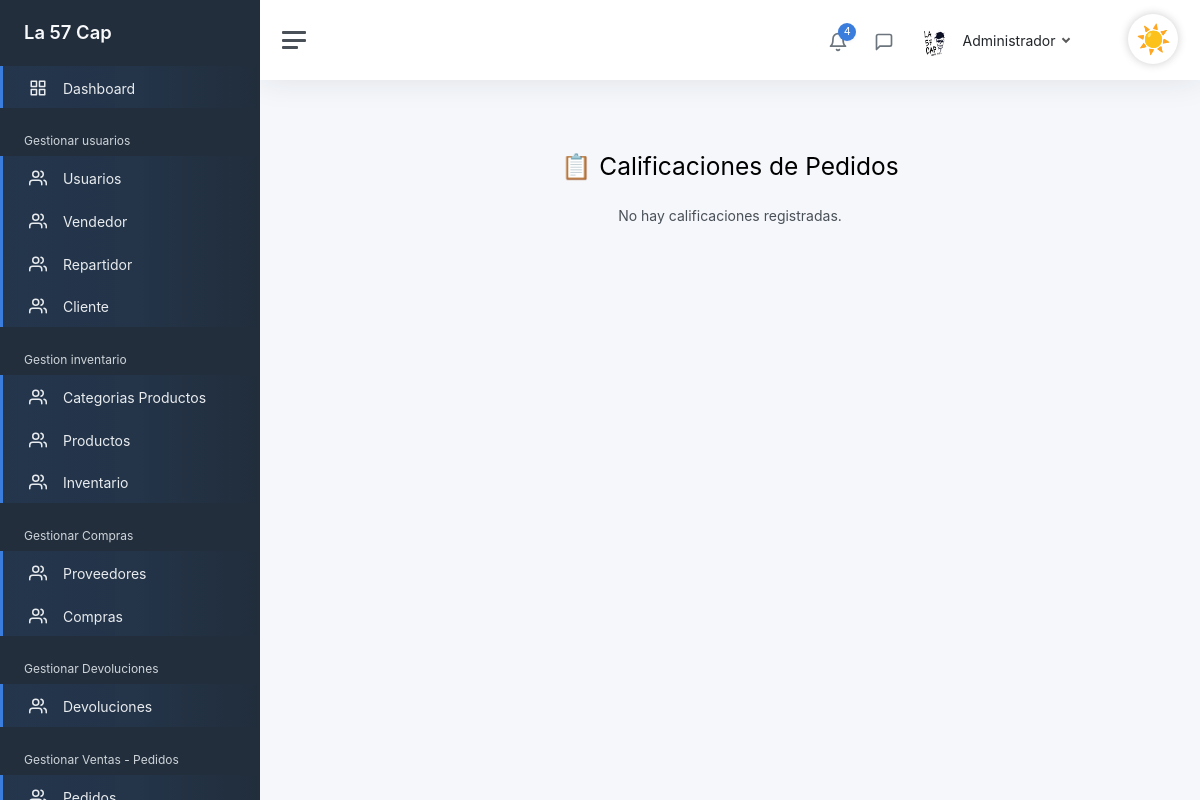
Page /admin/calificaciones (signed in) on the earlier database version.
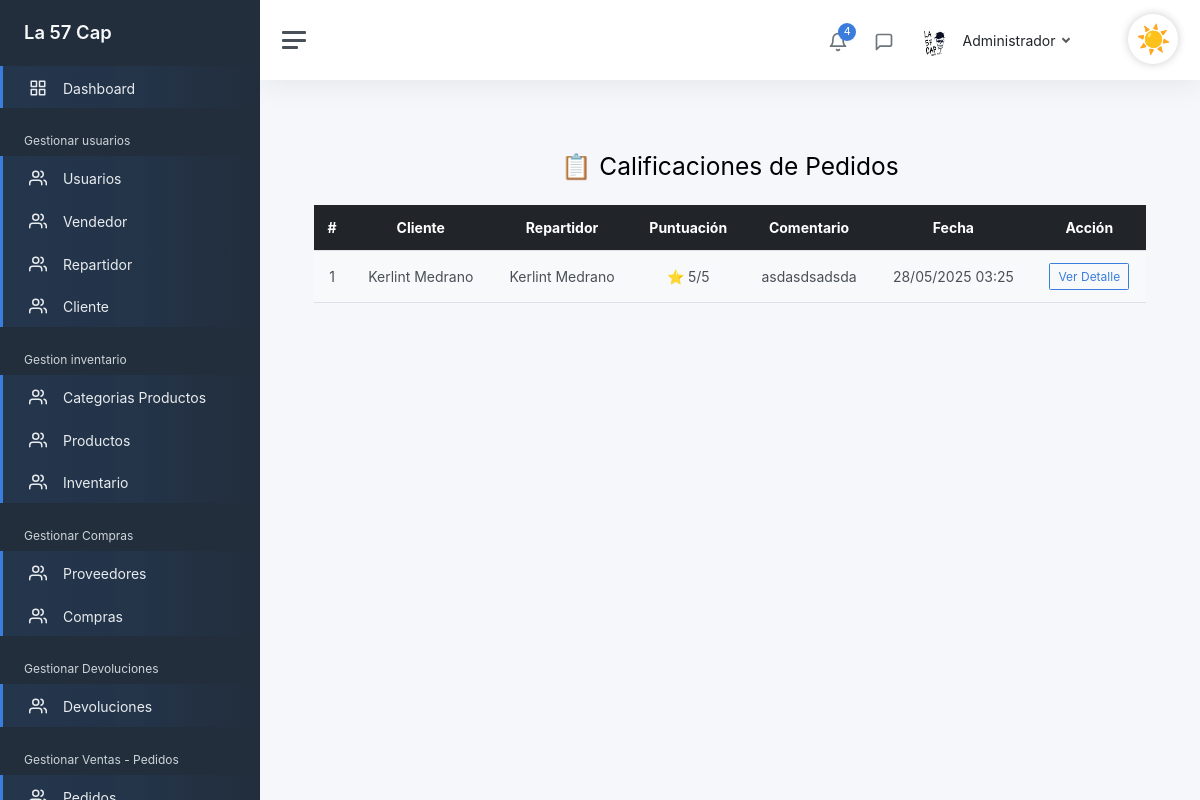
Same page on the later database version.
### tables this page shows
CREATE TABLE `calificaciones`  (
  `idcalificaciones` int(0) NOT NULL AUTO_INCREMENT,
  `puntuacion` int(0) NULL DEFAULT NULL,
  `comentario` varchar(250) NULL DEFAULT NULL,
  `fecha_clasificacion` datetime(0) NULL DEFAULT NULL,
  `pedidos_idpedidos` int(0) NOT NULL,
  `cliente_idcliente` int(0) NOT NULL,
  `repartidor_idrepartidor` int(0) NOT NULL,
  `eliminado` tinyint(0) NULL DEFAULT 0,
  PRIMARY KEY (`idcalificaciones`) USING BTREE,
  INDEX `fk_Clasificaciones_pedidos1_idx`(`pedidos_idpedidos`) USING BTREE,
  INDEX `fk_Clasificaciones_cliente1_idx`(`cliente_idcliente`) USING BTREE,
  INDEX `fk_Clasificaciones_repartidor1_idx`(`repartidor_idrepartidor`) USING BTREE,
  CONSTRAINT `fk_Clasificaciones_cliente1` FOREIGN KEY (`cliente_idcliente`) REFERENCES `cliente` (`idcliente`) ON DELETE RESTRICT ON UPDATE RESTRICT,
  CONSTRAINT `fk_Clasificaciones_pedidos1` FOREIGN KEY (`pedidos_idpedidos`) REFERENCES `pedidos` (`idpedidos`) ON DELETE RESTRICT ON UPDATE RESTRICT,
  CONSTRAINT `fk_Clasificaciones_repartidor1` FOREIGN KEY (`repartidor_idrepartidor`) REFERENCES `repartidor` (`idrepartidor`) ON DELETE RESTRICT ON UPDATE RESTRICT
);

CREATE TABLE `cliente`  (
  `idcliente` int(0) NOT NULL AUTO_INCREMENT,
  `id_usuario` int(0) NULL DEFAULT NULL,
  `p_nombre` varchar(50) NOT NULL,
  `s_nombre` varchar(50) NOT NULL,
  `p_apellido` varchar(50) NOT NULL,
  `s_apellido` varchar(50) NOT NULL,
  `n_telefono` varchar(15) NOT NULL,
  `direccion` varchar(200) NULL DEFAULT NULL,
  `Municipio` varchar(45) NULL DEFAULT NULL,
  `eliminado` tinyint(0) NULL DEFAULT 0,
  PRIMARY KEY (`idcliente`) USING BTREE,
  INDEX `cliente_usuario_idx`(`id_usuario`) USING BTREE,
  CONSTRAINT `cliente_usuario` FOREIGN KEY (`id_usuario`) REFERENCES `usuario` (`idusuario`) ON DELETE SET NULL ON UPDATE RESTRICT
);

CREATE TABLE `repartidor`  (
  `idrepartidor` int(0) NOT NULL AUTO_INCREMENT,
  `id_usuario` int(0) NULL DEFAULT NULL,
  `p_nombre` varchar(50) NOT NULL,
  `s_nombre` varchar(50) NOT NULL,
  `p_apellido` varchar(50) NOT NULL,
  `s_apellido` varchar(50) NOT NULL,
  `n_telefono` varchar(15) NOT NULL,
  `eliminado` tinyint(0) NULL DEFAULT 0,
  PRIMARY KEY (`idrepartidor`) USING BTREE,
  INDEX `repartidor_usuario_idx`(`id_usuario`) USING BTREE,
  CONSTRAINT `vendedor_usuario00` FOREIGN KEY (`id_usuario`) REFERENCES `usuario` (`idusuario`) ON DELETE SET NULL ON UPDATE RESTRICT
);

### controllers/AdminController.php (called while the page is built, shortened)
<?php
class AdminController
{
    public static function verCalificaciones(Router $router)
    {
        $calificaciones = Calificaciones::obtenerTodasConDetalles();
        $router->renderAdmin('Admin/calificaciones/calificaciones', [
            'titulo' => 'Calificaciones de Pedidos',
            'calificaciones' => $calificaciones
        ]);
    }
}

### public/index.php (called while the page is built, shortened)
<?php
$router = new Router();
$router->get('/login', [LoginController::class, 'login']);
$router->post('/login', [LoginController::class, 'login']);
$router->get('/logout', [LoginController::class, 'logout']);
$router->get('/olvide-cuenta', [UsuarioController::class, 'olvide']);
$router->post('/olvide-cuenta', [UsuarioController::class, 'olvide']);
$router->get('/recuperar-cuenta', [UsuarioController::class, 'recuperar']);
$router->post('/recuperar-cuenta', [UsuarioController::class, 'recuperar']);
$router->get('/confirmar-cuenta', [UsuarioController::class, 'confirmarCuenta']);
$router->post('/confirmar-cuenta', [UsuarioController::class, 'confirmarCuenta']);
$router->get('/crear-cuenta', [RegistroController::class, 'crearCuenta']);
$router->post('/crear-cuenta', [RegistroController::class, 'crearCuenta']);
$router->get('/mensaje-confirmacion', [RegistroController::class, 'mensajeConfirmacion']);
$router->get('/reenviar-confirmacion', [RegistroController::class, 'reenviarConfirmacion']);
$router->post('/reenviar-confirmacion', [RegistroController::class, 'reenviarConfirmacion']);
$router->get('/', [LandingController::class, 'index']);
$router->get('/cliente/pedidos', [ClientePanelController::class, 'pedidos']);
$router->get('/cliente/devolucion', [ClienteController::class, 'solicitarDevolucion']);
$router->post('/cliente/devolucion', [ClienteController::class, 'registrarDevolucion']);
$router->post('/cliente/devolucion/guardar', [ClienteController::class, 'guardarDevolucion']);
$router->get('/tienda', [TiendaController::class, 'shop']);
$router->post('/tienda', fn: [TiendaController::class, 'shop']);
$router->get('/producto', [ProductoController::class, 'ver']);
$router->get('/carrito', [CarritoController::class, 'mostrar']);
$router->get('/carrito/agregar', [CarritoController::class, 'agregar']);
$router->get('/carrito/eliminar', [CarritoController::class, 'eliminar']);
$router->post('/carrito/actualizar', [CarritoController::class, 'actualizar']);
$router->get('/checkout', [CheckoutController::class, 'mostrar']);
$router->post('/checkout/confirmar', [CheckoutController::class, 'confirmar']);
$router->get('/checkout/exito', [CheckoutController::class, 'exito']);
$router->get('/cliente/pedido', [ClienteController::class, 'pedido']);
$router->post('/cliente/calificar', [ClientePanelController::class, 'calificarPedido']);
$router->get('/cliente/calificar', [ClientePanelController::class, 'calificarPedido']);
$router->get('/SobreNosotros', [LandingController::class, 'about']);
$router->get('/Contactanos', [LandingController::class, 'contact']);
$router->get('/admin', [AdminController::class, 'Admin']);
$router->post('/admin', [AdminController::class, 'Admin']);
$router->get('/admin/GestionarUsuario', [UsuarioController::class, 'GestionarUsuario']);
$router->post('/admin/GestionarUsuario', [UsuarioController::class, 'GestionarUsuario']);
$router->get('/admin/CrearUsuario', [UsuarioController::class, 'crearUsuario']);
$router->post('/admin/CrearUsuario', [UsuarioController::class, 'crearUsuario']);
$router->get('/admin/ActualizarUsuario', [UsuarioController::class, 'ActualizarUsuario']);
$router->post('/admin/ActualizarUsuario', [UsuarioController::class, 'ActualizarUsuario']);
$router->get('/admin/EliminarUsuario', [UsuarioController::class, 'EliminarUsuario']);
$router->post('/admin/EliminarUsuario', [UsuarioController::class, 'EliminarUsuario']);
$router->get('/admin/Dashboard', [DashBoardController::class, 'Dashboard']);
$router->post('/admin/Dashboard', [DashBoardController::class, 'Dashboard']);
$router->get('/admin/GestionarCliente', [ClienteController::class, 'GestionarCliente']);
$router->post('/admin/GestionarCliente', [ClienteController::class, 'GestionarCliente']);
$router->get('/admin/GestionarVendedores', [VendedorController::class, 'GestionarVendedores']);
$router->post('/admin/GestionarVendedores', [VendedorController::class, 'GestionarVendedores']);
$router->get('/admin/CrearVendedor', [VendedorController::class, 'crearvendedor']);
$router->post('/admin/CrearVendedor', [VendedorController::class, 'crearvendedor']);
$router->get('/admin/ActualizarVendedor', [VendedorController::class, 'ActualizarVendedor']);
$router->post('/admin/ActualizarVendedor', [VendedorController::class, 'ActualizarVendedor']);
$router->post('/admin/EliminarVendedor', [VendedorController::class, 'EliminarVendedor']);
$router->get('/admin/GestionarRepartidor', [RepartidorControllers::class, 'GestionarRepartidores']);
$router->post('/admin/GestionarRepartidor', [RepartidorControllers::class, 'GestionarRepartidores']);
$router->get('/admin/CrearRepartidor', [RepartidorControllers::class, 'CrearRepartidor']);
$router->post('/admin/CrearRepartidor', [RepartidorControllers::class, 'CrearRepartidor']);
$router->get('/admin/ActualizarRepartidor', [RepartidorControllers::class, 'ActualizarRepartidor']);
$router->post('/admin/ActualizarRepartidor', [RepartidorControllers::class, 'ActualizarRepartidor']);
$router->post('/admin/EliminarRepartidor', [RepartidorControllers::class, 'EliminarRepartidor']);
$router->get('/admin/GestionarProveedores', [ProveedorController::class, 'GestionarProveedores']);
$router->post('/admin/GestionarProveedores', [ProveedorController::class, 'GestionarProveedores']);
$router->get('/admin/CrearProveedor', [ProveedorController::class, 'CrearProveedor']);
$router->post('/admin/CrearProveedor', [ProveedorController::class, 'CrearProveedor']);
$router->get('/admin/ActualizarProveedor', [ProveedorController::class, 'ActualizarProveedor']);
$router->post('/admin/ActualizarProveedor', [ProveedorController::class, 'ActualizarProveedor']);
$router->post('/admin/EliminarProveedor', [ProveedorController::class, 'EliminarProveedor']);
$router->get('/admin/GestionarCategoriaProducto', [CategoriaProductoController::class, 'GestionarCategorias']);
$router->post('/admin/GestionarCategoriaProducto', [CategoriaProductoController::class, 'GestionarCategorias']);
$router->get('/admin/CrearCategoriaProducto', [CategoriaProductoController::class, 'CrearCategoria']);
$router->post('/admin/CrearCategoriaProducto', [CategoriaProductoController::class, 'CrearCategoria']);
$router->get('/admin/ActualizarCategoriaProducto', [CategoriaProductoController::class, 'ActualizarCategoria']);
$router->post('/admin/ActualizarCategoriaProducto', [CategoriaProductoController::class, 'ActualizarCategoria']);
$router->post('/admin/EliminarCategoriaProducto', [CategoriaProductoController::class, 'EliminarCategoria']);
$router->get('/admin/GestionarProducto', [ProductoController::class, 'GestionarProductos']);
$router->post('/admin/GestionarProducto', [ProductoController::class, 'GestionarProductos']);
$router->get('/admin/CrearProducto', [ProductoController::class, 'CrearProducto']);
$router->post('/admin/CrearProducto', [ProductoController::class, 'CrearProducto']);
$router->get('/admin/ActualizarProducto', [ProductoController::class, 'ActualizarProducto']);
$router->post('/admin/ActualizarProducto', [ProductoController::class, 'ActualizarProducto']);
$router->post('/admin/EliminarProducto', [ProductoController::class, 'EliminarProducto']);
$router->get('/admin/GenerarCodigoBarras', [ProductoController::class, 'VerCodigoBarras']);
$router->get('/admin/DescargarCodigoBarras', [ProductoController::class, 'DescargarCodigoBarras']);
$router->get('/admin/VerProducto', [ProductoController::class, 'VerProducto']);
$router->get('/admin/InventarioGeneral', [InventarioController::class, 'GestionarInventario']);
$router->get('/admin/GestionarCompras', [CompraController::class, 'GestionarCompras']);
$router->get('/admin/CrearCompra', [CompraController::class, 'CrearCompra']);
$router->post('/admin/CrearCompra', [CompraController::class, 'CrearCompra']);
$router->get('/admin/DetalleCompra', [CompraController::class, 'VerDetalleCompra']);
$router->get('/admin/devoluciones', [DevolucionController::class, 'gestionar']);
$router->get('/admin/devoluciones/detalle', [DevolucionController::class, 'detalle']);
$router->post('/admin/devoluciones/aprobar', [DevolucionController::class, 'aprobar']);
$router->post('/admin/devoluciones/rechazar', [DevolucionController::class, 'rechazar']);
$router->post('/admin/devoluciones/visitar-tienda', [DevolucionController::class, 'visitarTienda']);
$router->get('/admin/historialPedidos', [AdminController::class, 'verPedidos']);
$router->get('/admin/calificaciones', [AdminController::class, 'verCalificaciones']);
$router->get('/admin/detalle-calificacion', [AdminController::class, 'detalleCalificacion']);
$router->get('/Vendedor', [VendedorController::class, 'Vendedor']);
$router->get('/vendedor/realizar-venta', [VendedorController::class, 'realizarVenta']);
$router->post('/vendedor/realizar-venta', [VendedorController::class, 'realizarVenta']);
$router->get('/vendedor/ticket', [VendedorController::class, 'ticket']);
$router->get('/vendedor/ticket-pdf', [VendedorController::class, 'ticketPDF']);
$router->get('/api/producto', [ApiVentaController::class, 'buscar']);
$router->get('/api/cliente', [ApiVentaController::class, 'buscarCliente']);
$router->get('/vendedor/pedidos', [VendedorController::class, 'listarPedidosPendientes']);
$router->get('/vendedor/inventario', [InventarioController::class, 'Inventario']);
$router->get('/vendedor/VerProducto', [VendedorController::class, 'VerProducto']);
$router->get('/vendedor/GenerarCodigoBarras', [VendedorController::class, 'VerCodigoBarras']);
$router->get('/vendedor/DescargarCodigoBarras', [VendedorController::class, 'DescargarCodigoBarras']);
$router->get('/vendedor/atender-pedido', [VendedorController::class, 'atenderPedido']);
$router->get('/vendedor/asignar-repartidor', [VendedorController::class, 'asignarRepartidorVista']);
$router->post('/vendedor/asignar-repartidor', [VendedorController::class, 'asignarRepartidor']);
$router->get('/Repartidor', [RepartidorControllers::class, 'Repartidor']);
$router->get('/repartidor/pedidos-en-camino', [RepartidorControllers::class, 'pedidosEnCamino']);
$router->post('/repartidor/confirmar-entrega', [RepartidorControllers::class, 'confirmarEntrega']);
$router->get('/repartidor/pedido', [RepartidorControllers::class, 'verDetalle']);
$router->comprobarRutas();

### models/Calificaciones.php (called while the page is built, shortened)
<?php
class Calificaciones extends ActiveRecord
{
    public static function obtenerTodasConDetalles()
    {
        $sql = "SELECT
                c.idcalificaciones,
                c.puntuacion,
                c.comentario,
                c.fecha_clasificacion,
                p.idpedidos,
                cli.p_nombre AS cliente_nombre,
                cli.p_apellido AS cliente_apellido,
                r.p_nombre AS repartidor_nombre,
                r.p_apellido AS repartidor_apellido
            FROM calificaciones c
            INNER JOIN pedidos p ON c.pedidos_idpedidos = p.idpedidos
            INNER JOIN cliente cli ON c.cliente_idcliente = cli.idcliente
            INNER JOIN repartidor r ON c.repartidor_idrepartidor = r.idrepartidor
            WHERE c.eliminado = 0
            ORDER BY c.fecha_clasificacion DESC";
        $resultado = self::$db->query($sql);
        $calificaciones = [];
        while ($fila = $resultado->fetch_assoc()) {
            $calificaciones[] = $fila;
        }
        return $calificaciones;
    }
}

### views/Admin/calificaciones/calificaciones.php (the view)
<div class="container py-4">
    <h2 class="text-center mb-4">📋 Calificaciones de Pedidos</h2>
    <?php if (empty($calificaciones)): ?>
        <div class="alert alert-info text-center">No hay calificaciones registradas.</div>
    <?php else: ?>
        <div class="table-responsive">
            <table class="table table-striped text-center align-middle">
                <thead class="table-dark">
                    <tr>
                        <th>#</th>
                        <th>Cliente</th>
                        <th>Repartidor</th>
                        <th>Puntuación</th>
                        <th>Comentario</th>
                        <th>Fecha</th>
                        <th>Acción</th>
                    </tr>
                </thead>
                <tbody>
                    <?php foreach ($calificaciones as $c): ?>
                        <tr>
                            <td><?= $c['idcalificaciones'] ?></td>
                            <td><?= $c['cliente_nombre'] . ' ' . $c['cliente_apellido'] ?></td>
                            <td><?= $c['repartidor_nombre'] . ' ' . $c['repartidor_apellido'] ?></td>
                            <td>⭐ <?= $c['puntuacion'] ?>/5</td>
                            <td><?= $c['comentario'] ?></td>
                            <td><?= date('d/m/Y H:i', strtotime($c['fecha_clasificacion'])) ?></td>
                            <td>
                                <a href="/admin/detalle-calificacion?id=<?= $c['idpedidos'] ?>" class="btn btn-sm btn-outline-primary">
                                    Ver Detalle
                                </a>
                            </td>
                        </tr>
                    <?php endforeach; ?>
                </tbody>
            </table>
        </div>
    <?php endif; ?>
</div>

Differences in the rows shown:
added calificaciones: idcalificaciones "1", cliente_idcliente.p_nombre "Kerlint", cliente_idcliente.p_apellido "Medrano", repartidor_idrepartidor.p_nombre "Kerlint", repartidor_idrepartidor.p_apellido "Medrano", puntuacion "5", comentario "asdasdsadsda", fecha_clasificacion "28/05/2025 03:25"
Other differences:
text no longer shown: "No hay calificaciones registradas."
text now shown: "# Cliente Repartidor Puntuación Comentario Fecha Acción"
